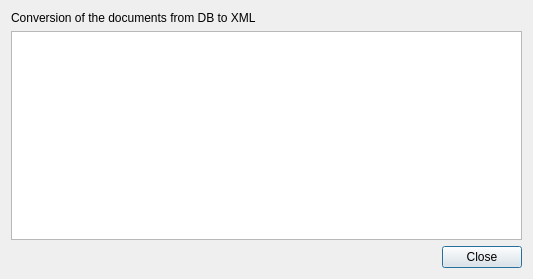
<?xml version="1.0" encoding="UTF-8"?>
<ui version="4.0">
 <class>dbToXMLDialog</class>
 <widget class="QDialog" name="dbToXMLDialog">
  <property name="geometry">
   <rect>
    <x>0</x>
    <y>0</y>
    <width>533</width>
    <height>279</height>
   </rect>
  </property>
  <property name="windowTitle">
   <string>Dialog</string>
  </property>
  <layout class="QGridLayout" name="gridLayout">
   <item row="0" column="0">
    <widget class="QLabel" name="label">
     <property name="text">
      <string>Conversion of the documents from DB to XML</string>
     </property>
    </widget>
   </item>
   <item row="1" column="0">
    <widget class="QTextBrowser" name="textBrowser"/>
   </item>
   <item row="2" column="0">
    <widget class="QDialogButtonBox" name="buttonBox">
     <property name="enabled">
      <bool>true</bool>
     </property>
     <property name="orientation">
      <enum>Qt::Horizontal</enum>
     </property>
     <property name="standardButtons">
      <set>QDialogButtonBox::Close</set>
     </property>
    </widget>
   </item>
  </layout>
 </widget>
 <resources/>
 <connections>
  <connection>
   <sender>buttonBox</sender>
   <signal>accepted()</signal>
   <receiver>dbToXMLDialog</receiver>
   <slot>accept()</slot>
   <hints>
    <hint type="sourcelabel">
     <x>248</x>
     <y>254</y>
    </hint>
    <hint type="destinationlabel">
     <x>157</x>
     <y>274</y>
    </hint>
   </hints>
  </connection>
  <connection>
   <sender>buttonBox</sender>
   <signal>rejected()</signal>
   <receiver>dbToXMLDialog</receiver>
   <slot>reject()</slot>
   <hints>
    <hint type="sourcelabel">
     <x>316</x>
     <y>260</y>
    </hint>
    <hint type="destinationlabel">
     <x>286</x>
     <y>274</y>
    </hint>
   </hints>
  </connection>
 </connections>
</ui>
